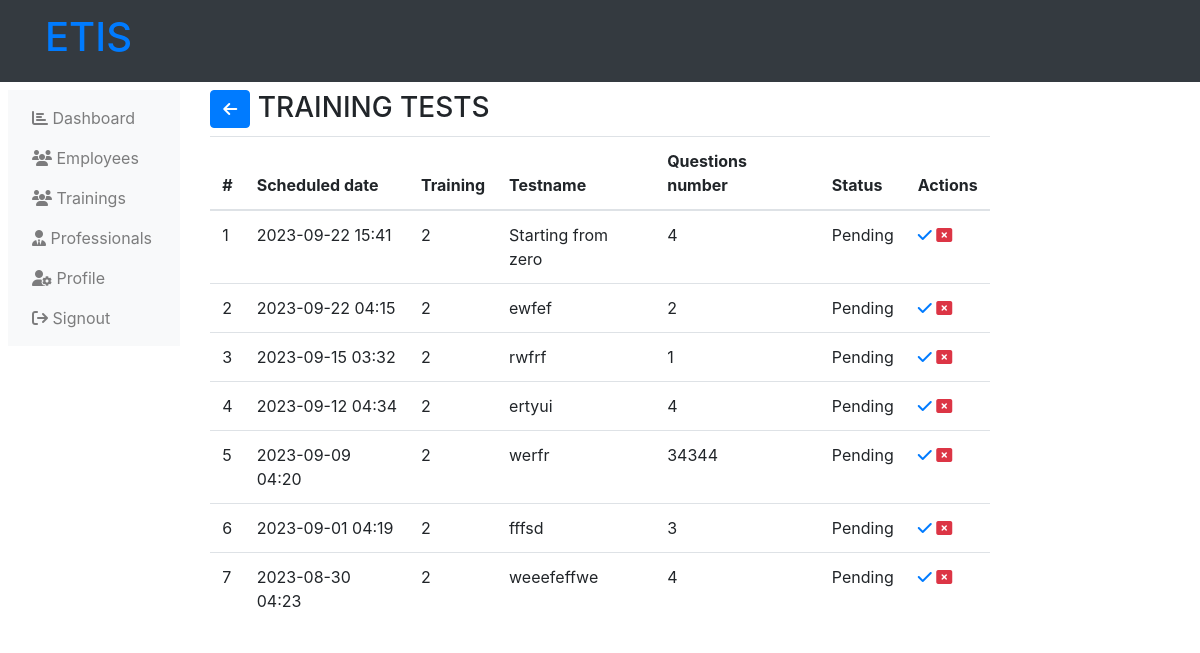
/administrator-trainings-tests.php (signed in), run on an earlier commit of the app's database.
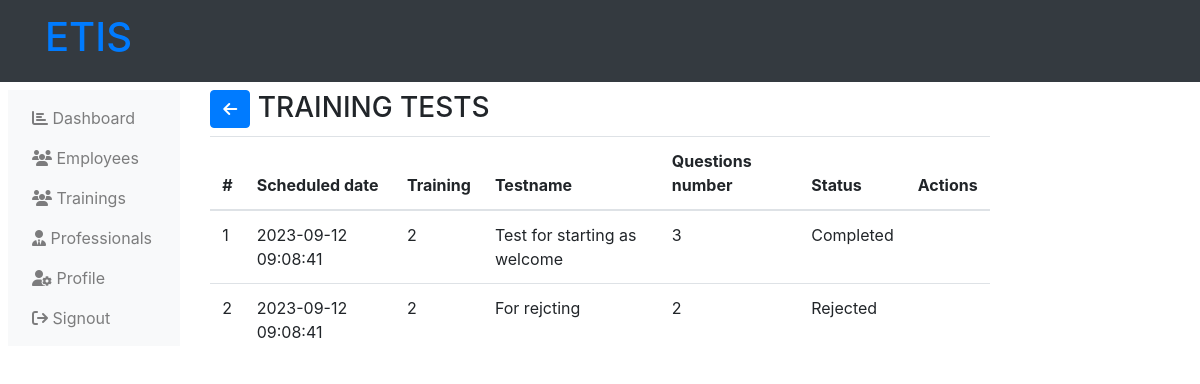
And on a later commit of the database.
### tables this page shows
CREATE TABLE `tests` (
  `test_id` int(11) NOT NULL,
  `training` int(11) NOT NULL,
  `test_name` varchar(255) NOT NULL,
  `test_schedule` varchar(255) NOT NULL,
  `test_questions_num` int(11) NOT NULL,
  `test_status` varchar(255) NOT NULL
);

CREATE TABLE `trainings` (
  `training_id` int(11) NOT NULL,
  `training_topic` varchar(255) NOT NULL,
  `training_description` text NOT NULL DEFAULT 'This is the defaullt description of the trainings',
  `training_start` varchar(255) NOT NULL,
  `training_end` varchar(255) NOT NULL,
  `training_cover` varchar(255) NOT NULL,
  `training_depart` int(11) NOT NULL,
  `training_status` varchar(255) NOT NULL
);

### administrator-trainings-tests.php (the view, shortened to what this page needs)
<?php
    include('php/connection.php');
?>
<!DOCTYPE html>
<html lang="en">
<head>
    <link rel="stylesheet" href="https://maxcdn.bootstrapcdn.com/bootstrap/4.5.2/css/bootstrap.min.css">
    <link rel="stylesheet" href="https://cdnjs.cloudflare.com/ajax/libs/font-awesome/6.4.2/css/all.min.css" />
</head>
<body>
    <?php include("php/administration-header.php"); ?>
    <div class="">
        <div class="row p-2">
            <?php
                include("php/administration-left-links.php");
            ?>
            <div class="col-md-8">
                <h3>
                    <a href="administration-trainings.php" class="btn btn-primary"><i class="fa fa-arrow-left"></i></a>
                    TRAINING TESTS
                </h3>
                <table class="table table-hover table-responsive">
                    <thead>
                        <tr>
                            <th>
                                #
                            </th>
                            <th>
                                Scheduled date
                            </th>
                            <th>
                                Training
                            </th>
                            <th>
                                Testname
                            </th>
                            <th>
                                Questions number
                            </th>
                            <th>
                                Status
                            </th>
                            <th>
                                Actions
                            </th>
                        </tr>
                    </thead>
                    <tbody>
                        <?php
                            $get_tests = mysqli_query($server,"SELECT * from tests,trainings
                                WHERE tests.training = trainings.training_id
                                ORDER BY
                                -- test_status ASC,
                                test_schedule DESC
                            ");
                                ?>
                                <?php
                            $count = 1;
                            while ($data_training_tests= mysqli_fetch_array($get_tests)) {
                                ?>
                                <tr>
                                    <td>
                                        <?php
                                            echo $count++;
                                        ?>
                                    </td>
                                    <td>
                                        <?php
                                            echo $data_training_tests['test_schedule'];
                                        ?>
                                    </td>
                                    <td>
                                        <?php
                                            echo $data_training_tests['training_topic'];
                                        ?>
                                    </td>
                                    <td>
                                        <?php
                                            echo $data_training_tests['test_name'];
                                        ?>
                                    </td>
                                    <td>
                                        <?php
                                            echo $data_training_tests['test_questions_num'];
                                        ?>
                                    </td>
                                    <td>
                                        <?php
                                            echo $data_training_tests['test_status'];
                                        ?>
                                    </td>
                                    <td>
                                        <?php
                                            if ($data_training_tests['test_status'] == 'Pending') {
                                                ?>
                                                <a href="?approve-test=<?php echo $data_training_tests['test_id']; ?>" title="Approve test">
                                                    <i class="fa fa-check"></i>
                                                </a>
                                                <a href="?reject-test=<?php echo $data_training_tests['test_id']; ?>" title="Reject the test">
                                                    <i class="fa fa-window-close text-danger"></i>
                                                </a>
                                                <?php
                                            }
                                        ?>
                                    </td>
                                </tr>
                                <?php
                            }
                        ?>
                    </tbody>
                </table>
            </div>
        </div>
    </div>
</body>
</html>

### php/administration-header.php (shortened to what this page needs)
<nav class="navbar navbar-expand-lg navbar-light bg-dark">
    <div class="container">
        <a class="navbar-brand" href="adminstration-home.php">
            <h1 class="h1 text-primary">
                ETIS
            </h1>
        </a>
    </div>
</nav>

### php/administration-left-links.php
<div class="col-md-2">
    <nav class="navbar navbar-expand-md navbar-light bg-light">
        <div class="collapse navbar-collapse" id="navbarNav">
            <ul class="navbar-nav flex-column">
                <li class="nav-item">
                    <a class="nav-link" href="adminstration-home.php"><i class="fas fa-chart-bar"></i> Dashboard</a>
                </li>
                <li class="nav-item">
                    <a class="nav-link" href="administration-employees.php"><i class="fas fa-users"></i> Employees</a>
                </li>
                <li class="nav-item">
                    <a class="nav-link" href="administration-trainings.php"><i class="fas fa-users"></i> Trainings</a>
                </li>
                <li class="nav-item">
                    <a class="nav-link" href="administration-professionals.php">
                    <i class="fas fa-user-tie"></i>
                    Professionals
                    </a>
                </li>
                <li class="nav-item">
                    <a class="nav-link" href="administrator-profile-settings.php">
                    <i class="fas fa-user-cog"></i>
                    Profile
                    </a>
                </li>
                <li class="nav-item">
                    <a class="nav-link" href="sign-out.php?administration"><i class="fas fa-sign-out"></i> Signout</a>
                </li>
            </ul>
        </div>
    </nav>
</div>

What changed in the data, as far as the page shows it:
removed tests: test_schedule "2023-09-22 15:41", training.training_topic "2", test_name "Starting from zero", test_questions_num "4", test_status "Pending"
removed tests: test_schedule "2023-09-22 04:15", training.training_topic "2", test_name "ewfef", test_questions_num "2", test_status "Pending"
removed tests: test_schedule "2023-09-15 03:32", training.training_topic "2", test_name "rwfrf", test_questions_num "1", test_status "Pending"
removed tests: test_schedule "2023-09-12 04:34", training.training_topic "2", test_name "ertyui", test_questions_num "4", test_status "Pending"
removed tests: test_schedule "2023-09-09 04:20", training.training_topic "2", test_name "werfr", test_questions_num "34344", test_status "Pending"
removed tests: test_schedule "2023-09-01 04:19", training.training_topic "2", test_name "fffsd", test_questions_num "3", test_status "Pending"
removed tests: test_schedule "2023-08-30 04:23", training.training_topic "2", test_name "weeefeffwe", test_questions_num "4", test_status "Pending"
added tests: test_schedule "2023-09-12 09:08:41", training.training_topic "2", test_name "Test for starting as welcome", test_questions_num "3", test_status "Completed"
added tests: test_schedule "2023-09-12 09:08:41", training.training_topic "2", test_name "For rejcting", test_questions_num "2", test_status "Rejected"
